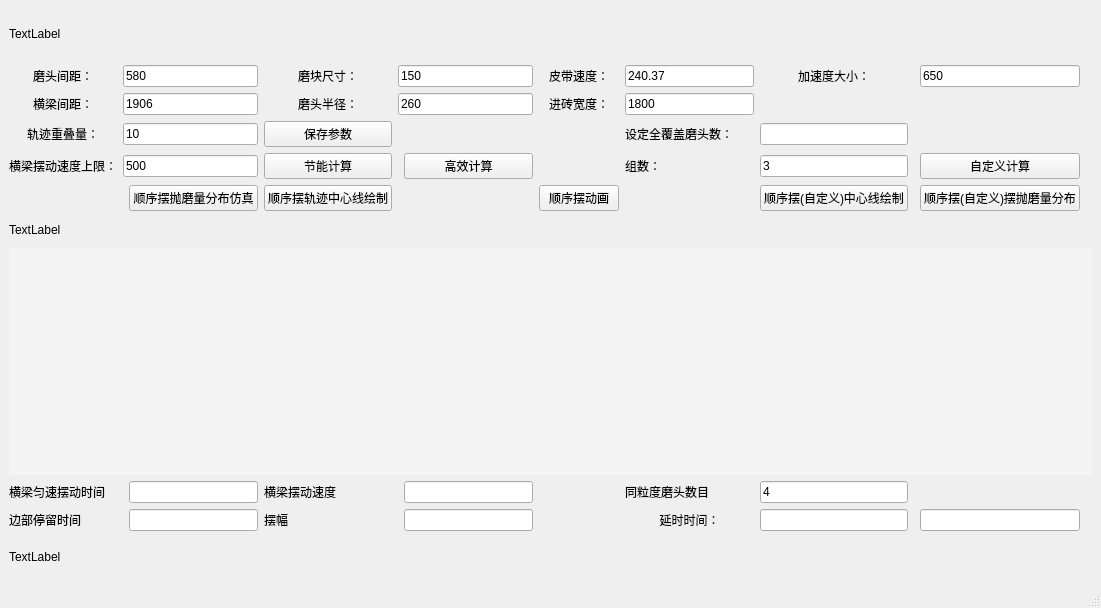
<?xml version="1.0" encoding="UTF-8"?>
<ui version="4.0">
 <class>MainWindow</class>
 <widget class="QMainWindow" name="MainWindow">
  <property name="geometry">
   <rect>
    <x>0</x>
    <y>0</y>
    <width>1101</width>
    <height>608</height>
   </rect>
  </property>
  <property name="windowTitle">
   <string>MainWindow</string>
  </property>
  <widget class="QWidget" name="centralwidget">
   <layout class="QGridLayout" name="gridLayout">
    <item row="13" column="8">
     <widget class="QLineEdit" name="lineEdit_num">
      <property name="text">
       <string>4</string>
      </property>
     </widget>
    </item>
    <item row="1" column="8">
     <widget class="QLabel" name="label_accelerate">
      <property name="text">
       <string>&lt;html&gt;&lt;head/&gt;&lt;body&gt;&lt;p align=&quot;center&quot;&gt;加速度大小：&lt;/p&gt;&lt;/body&gt;&lt;/html&gt;</string>
      </property>
     </widget>
    </item>
    <item row="3" column="1" colspan="2">
     <widget class="QLineEdit" name="lineEdit_overlap">
      <property name="text">
       <string>10</string>
      </property>
     </widget>
    </item>
    <item row="2" column="3">
     <widget class="QLabel" name="label_radius">
      <property name="text">
       <string>&lt;html&gt;&lt;head/&gt;&lt;body&gt;&lt;p align=&quot;center&quot;&gt;磨头半径：&lt;/p&gt;&lt;/body&gt;&lt;/html&gt;</string>
      </property>
     </widget>
    </item>
    <item row="1" column="6">
     <widget class="QLabel" name="label_belt_speed">
      <property name="text">
       <string>&lt;html&gt;&lt;head/&gt;&lt;body&gt;&lt;p align=&quot;center&quot;&gt;皮带速度：&lt;/p&gt;&lt;/body&gt;&lt;/html&gt;</string>
      </property>
     </widget>
    </item>
    <item row="2" column="1" colspan="2">
     <widget class="QLineEdit" name="lineEdit_between_beam">
      <property name="text">
       <string>1906</string>
      </property>
     </widget>
    </item>
    <item row="13" column="2">
     <widget class="QLineEdit" name="lineEdit_beam_constant_time">
      <property name="text">
       <string/>
      </property>
     </widget>
    </item>
    <item row="14" column="0" colspan="2">
     <widget class="QLabel" name="label_stay_time">
      <property name="text">
       <string>边部停留时间</string>
      </property>
     </widget>
    </item>
    <item row="4" column="10">
     <widget class="QPushButton" name="button_selfdefine_calculate">
      <property name="text">
       <string>自定义计算</string>
      </property>
     </widget>
    </item>
    <item row="4" column="7">
     <widget class="QLabel" name="label_group_count">
      <property name="text">
       <string>组数：</string>
      </property>
     </widget>
    </item>
    <item row="2" column="0">
     <widget class="QLabel" name="label_beam_between">
      <property name="text">
       <string>&lt;html&gt;&lt;head/&gt;&lt;body&gt;&lt;p align=&quot;center&quot;&gt;横梁间距：&lt;/p&gt;&lt;/body&gt;&lt;/html&gt;</string>
      </property>
     </widget>
    </item>
    <item row="14" column="8">
     <widget class="QLineEdit" name="lineEdit_delay_time">
      <property name="text">
       <string/>
      </property>
     </widget>
    </item>
    <item row="1" column="10">
     <widget class="QLineEdit" name="lineEdit_accelerate">
      <property name="text">
       <string>650</string>
      </property>
     </widget>
    </item>
    <item row="13" column="5">
     <widget class="QLineEdit" name="lineEdit_beam_swing_speed">
      <property name="text">
       <string/>
      </property>
     </widget>
    </item>
    <item row="13" column="0" colspan="2">
     <widget class="QLabel" name="label_beam_constant_time">
      <property name="text">
       <string>横梁匀速摆动时间</string>
      </property>
     </widget>
    </item>
    <item row="6" column="10">
     <widget class="QPushButton" name="button_simulation_order_define">
      <property name="text">
       <string>顺序摆(自定义)摆抛磨量分布</string>
      </property>
     </widget>
    </item>
    <item row="3" column="7">
     <widget class="QLabel" name="label_self_define_num">
      <property name="text">
       <string>设定全覆盖磨头数：</string>
      </property>
     </widget>
    </item>
    <item row="14" column="5">
     <widget class="QLineEdit" name="lineEdit_swing"/>
    </item>
    <item row="13" column="3" colspan="2">
     <widget class="QLabel" name="label_beam_swing_speed">
      <property name="text">
       <string>&lt;html&gt;&lt;head/&gt;&lt;body&gt;&lt;p&gt;横梁摆动速度&lt;/p&gt;&lt;/body&gt;&lt;/html&gt;</string>
      </property>
     </widget>
    </item>
    <item row="2" column="7">
     <widget class="QLineEdit" name="lineEdit_ceramic_width">
      <property name="text">
       <string>1800</string>
      </property>
     </widget>
    </item>
    <item row="2" column="6">
     <widget class="QLabel" name="label_ceramic_width">
      <property name="text">
       <string>&lt;html&gt;&lt;head/&gt;&lt;body&gt;&lt;p align=&quot;center&quot;&gt;进砖宽度：&lt;/p&gt;&lt;/body&gt;&lt;/html&gt;</string>
      </property>
     </widget>
    </item>
    <item row="14" column="3" colspan="2">
     <widget class="QLabel" name="label_swing">
      <property name="text">
       <string>摆幅</string>
      </property>
     </widget>
    </item>
    <item row="1" column="0">
     <widget class="QLabel" name="label_between">
      <property name="text">
       <string>&lt;html&gt;&lt;head/&gt;&lt;body&gt;&lt;p align=&quot;center&quot;&gt;磨头间距：&lt;/p&gt;&lt;/body&gt;&lt;/html&gt;</string>
      </property>
     </widget>
    </item>
    <item row="3" column="0">
     <widget class="QLabel" name="label_overlap">
      <property name="text">
       <string>&lt;html&gt;&lt;head/&gt;&lt;body&gt;&lt;p align=&quot;center&quot;&gt;轨迹重叠量：&lt;/p&gt;&lt;/body&gt;&lt;/html&gt;</string>
      </property>
     </widget>
    </item>
    <item row="1" column="1" colspan="2">
     <widget class="QLineEdit" name="lineEdit_between">
      <property name="text">
       <string>580</string>
      </property>
     </widget>
    </item>
    <item row="6" column="6">
     <widget class="QPushButton" name="button_animation_order">
      <property name="text">
       <string>顺序摆动画</string>
      </property>
     </widget>
    </item>
    <item row="3" column="8">
     <widget class="QLineEdit" name="lineEdit_self_define_num"/>
    </item>
    <item row="0" column="0" colspan="11">
     <widget class="QLabel" name="label_top">
      <property name="minimumSize">
       <size>
        <width>500</width>
        <height>0</height>
       </size>
      </property>
      <property name="maximumSize">
       <size>
        <width>16777215</width>
        <height>50</height>
       </size>
      </property>
      <property name="text">
       <string>TextLabel</string>
      </property>
     </widget>
    </item>
    <item row="14" column="10">
     <widget class="QLineEdit" name="lineEdit_self_delay_time">
      <property name="text">
       <string/>
      </property>
     </widget>
    </item>
    <item row="4" column="0">
     <widget class="QLabel" name="label_beam_speed_up">
      <property name="text">
       <string>&lt;html&gt;&lt;head/&gt;&lt;body&gt;&lt;p&gt;横梁摆动速度上限：&lt;/p&gt;&lt;/body&gt;&lt;/html&gt;</string>
      </property>
     </widget>
    </item>
    <item row="14" column="7">
     <widget class="QLabel" name="label_delay_time">
      <property name="text">
       <string>&lt;html&gt;&lt;head/&gt;&lt;body&gt;&lt;p align=&quot;center&quot;&gt;延时时间：&lt;/p&gt;&lt;/body&gt;&lt;/html&gt;</string>
      </property>
     </widget>
    </item>
    <item row="6" column="3">
     <widget class="QPushButton" name="button_middle_line_order">
      <property name="text">
       <string>顺序摆轨迹中心线绘制</string>
      </property>
     </widget>
    </item>
    <item row="14" column="2">
     <widget class="QLineEdit" name="lineEdit_stay_time">
      <property name="text">
       <string/>
      </property>
     </widget>
    </item>
    <item row="6" column="2">
     <widget class="QPushButton" name="button_simulation_order">
      <property name="text">
       <string>顺序摆抛磨量分布仿真</string>
      </property>
     </widget>
    </item>
    <item row="4" column="1" colspan="2">
     <widget class="QLineEdit" name="lineEdit_beam_speed_up">
      <property name="text">
       <string>500</string>
      </property>
     </widget>
    </item>
    <item row="6" column="8">
     <widget class="QPushButton" name="button_middle_line_order_define">
      <property name="text">
       <string>顺序摆(自定义)中心线绘制</string>
      </property>
     </widget>
    </item>
    <item row="1" column="4" colspan="2">
     <widget class="QLineEdit" name="lineEdit_grind_size">
      <property name="text">
       <string>150</string>
      </property>
     </widget>
    </item>
    <item row="10" column="0" colspan="13">
     <widget class="QWidget" name="widget" native="true">
      <property name="styleSheet">
       <string notr="true">background-color: rgb(244, 244, 244);</string>
      </property>
     </widget>
    </item>
    <item row="15" column="0" colspan="11">
     <widget class="QLabel" name="label_bottom">
      <property name="minimumSize">
       <size>
        <width>500</width>
        <height>0</height>
       </size>
      </property>
      <property name="maximumSize">
       <size>
        <width>16777215</width>
        <height>40</height>
       </size>
      </property>
      <property name="text">
       <string>TextLabel</string>
      </property>
     </widget>
    </item>
    <item row="2" column="4" colspan="2">
     <widget class="QLineEdit" name="lineEdit_radius">
      <property name="text">
       <string>260</string>
      </property>
     </widget>
    </item>
    <item row="4" column="8">
     <widget class="QLineEdit" name="lineEdit_group_count">
      <property name="text">
       <string>3</string>
      </property>
     </widget>
    </item>
    <item row="1" column="7">
     <widget class="QLineEdit" name="lineEdit_belt_speed">
      <property name="text">
       <string>240.37</string>
      </property>
     </widget>
    </item>
    <item row="13" column="7">
     <widget class="QLabel" name="label_num">
      <property name="text">
       <string>同粒度磨头数目</string>
      </property>
     </widget>
    </item>
    <item row="1" column="3">
     <widget class="QLabel" name="label_grind_size">
      <property name="text">
       <string>&lt;html&gt;&lt;head/&gt;&lt;body&gt;&lt;p align=&quot;center&quot;&gt;磨块尺寸：&lt;/p&gt;&lt;/body&gt;&lt;/html&gt;</string>
      </property>
     </widget>
    </item>
    <item row="7" column="0" colspan="11">
     <widget class="QLabel" name="label_middle">
      <property name="minimumSize">
       <size>
        <width>500</width>
        <height>0</height>
       </size>
      </property>
      <property name="maximumSize">
       <size>
        <width>16777215</width>
        <height>25</height>
       </size>
      </property>
      <property name="text">
       <string>TextLabel</string>
      </property>
     </widget>
    </item>
    <item row="4" column="5">
     <widget class="QPushButton" name="button_efficient_calculate">
      <property name="text">
       <string>高效计算</string>
      </property>
     </widget>
    </item>
    <item row="4" column="3">
     <widget class="QPushButton" name="button_energy_calculate">
      <property name="text">
       <string>节能计算</string>
      </property>
     </widget>
    </item>
    <item row="3" column="3">
     <widget class="QPushButton" name="button_save_parameter">
      <property name="text">
       <string>保存参数</string>
      </property>
     </widget>
    </item>
   </layout>
  </widget>
  <widget class="QMenuBar" name="menubar">
   <property name="geometry">
    <rect>
     <x>0</x>
     <y>0</y>
     <width>1101</width>
     <height>33</height>
    </rect>
   </property>
  </widget>
  <widget class="QStatusBar" name="statusbar"/>
 </widget>
 <resources/>
 <connections/>
</ui>
